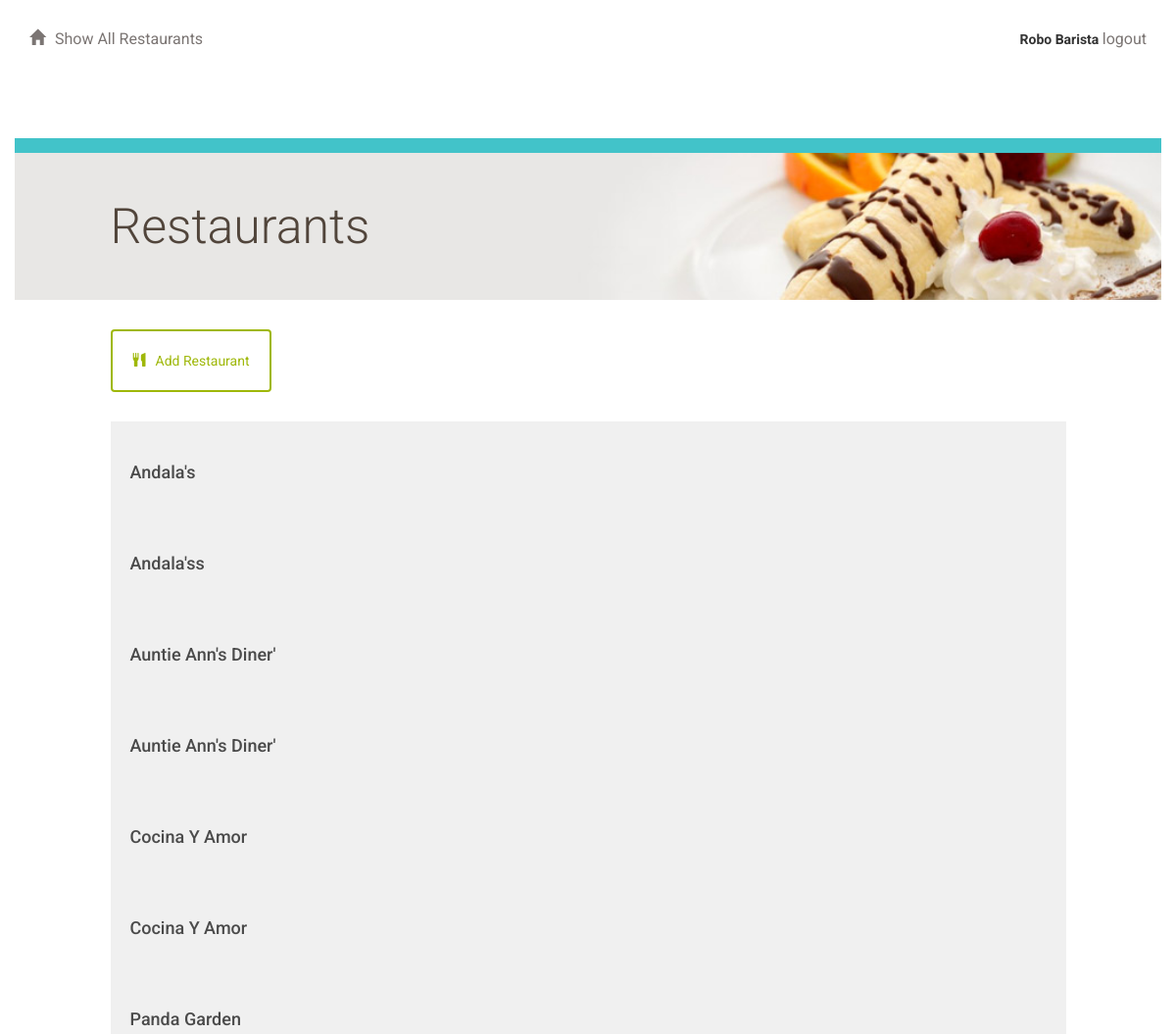
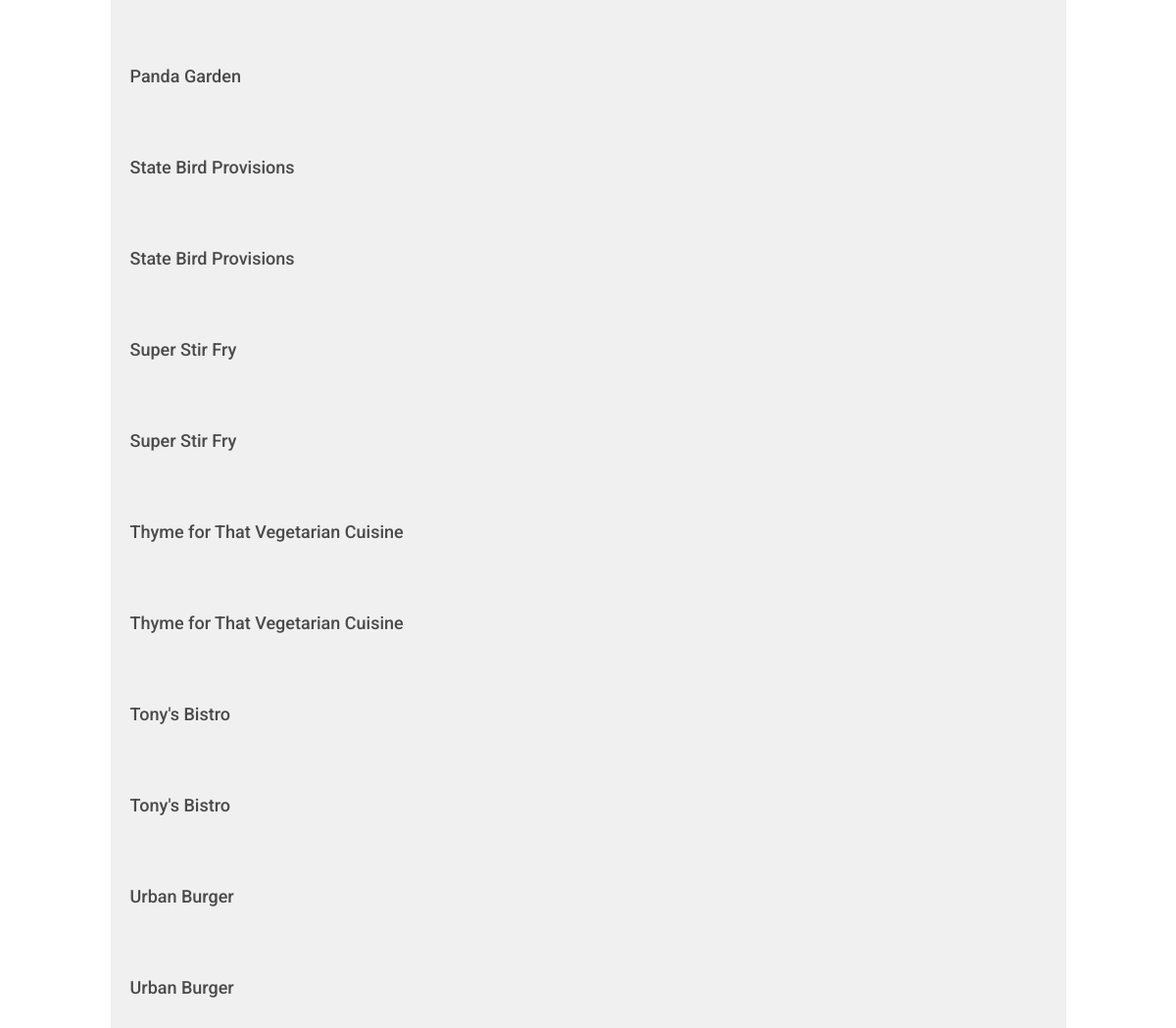
Page /restaurant/ (signed in) on the committed database (2 pictures, top to bottom).
### database_setup.py (models this page shows, shortened)
class Restaurant(Base):
    __tablename__ = 'restaurant'
    id = Column(Integer, primary_key=True)
    name = Column(String(250), nullable=False)
    user_id = Column(Integer, ForeignKey('user.id'))
    user = relationship(User)

### __init__.py (the view)
@app.route('/')
@app.route('/restaurant/')
def showRestaurants():
    restaurants = session.query(Restaurant).order_by(asc(Restaurant.name))
    if 'username' not in login_session:
        return render_template('publicrestaurants.html',
                               restaurants=restaurants)
    else:
        return render_template('restaurants.html', restaurants=restaurants,
                               username=login_session['username'])

### templates/restaurants.html (shortened to what this page needs)
{% extends "main.html" %}
{% block content %}
{% include "header.html" %}
	<div class="row top-menu">
		<div class="col-md-10"></div>
		<div class="col-md-2 text-right">
					</div>
	</div>
	<div class="row divider blue">
		<div class="col-md-12"></div>
	</div>
	<div class="row banner main">
		<div class="col-md-1"></div>
		<div class="col-md-11 padding-none">
			<h1>Restaurants</h1>
		</div>
	</div>
	<div class="row padding-top padding-bottom">
		<div class="col-md-1"></div>
		<div class="col-md-10 padding-none">
			<a href="{{url_for('newRestaurant')}}">
				<button class="btn btn-default" id="new-restaurant">
					<span class="glyphicon glyphicon-cutlery" aria-hidden="true"></span>Add Restaurant
				</button>
			</a>
		</div>
		<div class="col-md-1"></div>
	</div>
	{% for restaurant in restaurants %}
		<a href = "{{url_for('showMenu', restaurant_id = restaurant.id)}}">
			<div class="row">
				<div class="col-md-1"></div>
					<div class="col-md-10 restaurant-list">
						<h3>{{restaurant.name}}</h3>
					</div>
				<div class="col-md-1"></div>
			</div>
		</a>
	{% endfor %}
{% endblock %}

### static/styles.css (style rules this page uses)
* { font-family: "Helvetica Neue Bold", Roboto, Helvetica, Arial, sans-serif; font-weight: 700; }
h1 { font-family: "Helvetica Neue Light", Roboto, Helvetica, Arial, sans-serif; font-size: 50px; color: #51453B; line-height: 60px; font-weight: 300; }
h3 { font-size: 18px; color: #4A4A4A; line-height: 23px; }
a { font-size: 14px; color: #0093B9; line-height: 17px; }
.padding-top { padding-top: 30px; }
.padding-bottom { padding-bottom: 30px; }
.padding-none { padding: 0; }
.btn { padding: 20px; margin: 0; border-color: #9FB80A; border-width: 2px; color: #9FB80A;; }
.glyphicon { margin-right: 10px; }
.top-menu { padding-top: 30px; padding-bottom: 30px; }
.divider { height: 15px; }
.divider.blue { background-color: #42C3C9; }
.banner.main { height: 150px; background: url("/static/top-banner.jpg"); background-position: right; background-repeat: no-repeat; background-size: cover; }
.banner h1 { margin: 45px 0; }
.restaurant-list { background-color: #F0F0F0; padding: 20px; u }

### rows in the picture
Restaurant: name "Andala's"
Restaurant: name "Andala'ss"
Restaurant: name "Auntie Ann's Diner'"
Restaurant: name "Auntie Ann's Diner'"
Restaurant: name "Cocina Y Amor"
Restaurant: name "Cocina Y Amor"
Restaurant: name "Panda Garden"
Restaurant: name "Panda Garden"
Restaurant: name "State Bird Provisions"
Restaurant: name "State Bird Provisions"
Restaurant: name "Super Stir Fry"
Restaurant: name "Super Stir Fry"
Restaurant: name "Thyme for That Vegetarian Cuisine"
Restaurant: name "Thyme for That Vegetarian Cuisine"
Restaurant: name "Tony's Bistro"
Restaurant: name "Tony's Bistro"
Restaurant: name "Urban Burger"
Restaurant: name "Urban Burger"

### other values in the picture
{{ username }} "Robo Barista"
